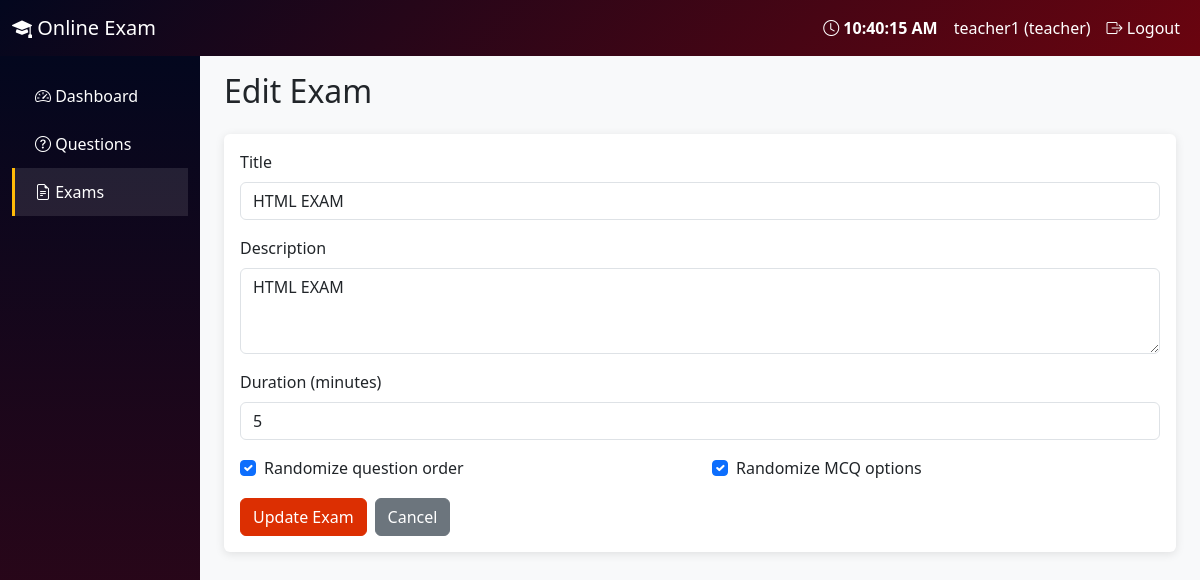
Page /teacher/exams/1/edit/ (signed in) on the committed database.
### myapp/models.py (models this page shows, shortened)
class UserProfile(models.Model):
    ROLE_CHOICES = [
        ('teacher', 'Teacher'),
        ('student', 'Student'),
    ]
    user = models.OneToOneField(User, on_delete=models.CASCADE, related_name='profile')
    role = models.CharField(max_length=10, choices=ROLE_CHOICES, default='student')
    created_at = models.DateTimeField(auto_now_add=True)
    @property
    def is_teacher(self):
        return self.role == 'teacher'

class Exam(models.Model):
    teacher = models.ForeignKey(User, on_delete=models.CASCADE, related_name='exams')
    title = models.CharField(max_length=200)
    description = models.TextField(blank=True)
    duration_minutes = models.PositiveIntegerField(default=60)
    start_time = models.DateTimeField(null=True, blank=True)
    end_time = models.DateTimeField(null=True, blank=True)
    is_published = models.BooleanField(default=False)
    randomize_questions = models.BooleanField(default=True)
    randomize_options = models.BooleanField(default=True)
    created_at = models.DateTimeField(auto_now_add=True)

### myapp/views.py (the view, shortened to what this page needs)
# urls.py: path('teacher/exams/<int:pk>/edit/', views.teacher_exam_form, name='teacher_exam_edit'),
@login_required
def teacher_exam_form(request, pk=None):
    if not is_teacher(request.user):
        return redirect('student_dashboard')
    exam = None
    if pk:
        exam = get_object_or_404(Exam, pk=pk, teacher=request.user)
    return render(request, 'myapp/teacher/exam_form.html', {'exam': exam})

### myapp/views.py (called while the page is built)
def is_teacher(user):
    return hasattr(user, 'profile') and user.profile.is_teacher

### templates/myapp/teacher/exam_form.html (shortened to what this page needs)
{% extends 'myapp/teacher/base.html' %}
{% block content %}
<h2 class="mb-4">{% if exam %}Edit{% else %}Create{% endif %} Exam</h2>
<div class="card">
    <div class="card-body">
        <form method="post">
            <div class="mb-3">
                <label class="form-label">Title</label>
                <input type="text" name="title" class="form-control" value="{{ exam.title|default:'' }}" required>
            </div>
            <div class="mb-3">
                <label class="form-label">Description</label>
                <textarea name="description" class="form-control" rows="3">{{ exam.description|default:'' }}</textarea>
            </div>
            <div class="mb-3">
                <label class="form-label">Duration (minutes)</label>
                <input type="number" name="duration_minutes" class="form-control" value="{{ exam.duration_minutes|default:60 }}" min="1" required>
            </div>
            <div class="row mb-3">
                <div class="col-md-6">
                    <div class="form-check">
                        <input type="checkbox" name="randomize_questions" class="form-check-input" id="randomizeQ" {% if exam.randomize_questions or not exam %}checked{% endif %}>
                        <label class="form-check-label" for="randomizeQ">Randomize question order</label>
                    </div>
                </div>
                <div class="col-md-6">
                    <div class="form-check">
                        <input type="checkbox" name="randomize_options" class="form-check-input" id="randomizeO" {% if exam.randomize_options or not exam %}checked{% endif %}>
                        <label class="form-check-label" for="randomizeO">Randomize MCQ options</label>
                    </div>
                </div>
            </div>
            <div class="d-flex gap-2">
                <button type="submit" class="btn btn-primary">{% if exam %}Update{% else %}Create{% endif %} Exam</button>
                <a href="{% url 'teacher_exams' %}" class="btn btn-secondary">Cancel</a>
            </div>
        </form>
    </div>
</div>
{% endblock %}

### templates/base.html (shortened to what this page needs)
<!DOCTYPE html>
<html lang="en">
<head>
    <link href="https://cdn.jsdelivr.net/npm/bootstrap@5.3.0/dist/css/bootstrap.min.css" rel="stylesheet">
    <link href="https://cdn.jsdelivr.net/npm/bootstrap-icons@1.10.0/font/bootstrap-icons.css" rel="stylesheet">
</head>
<body>
    {% block body %}
    <nav class="navbar navbar-expand-lg navbar-dark">
        <div class="container-fluid">
            <a class="navbar-brand" href="{% url 'dashboard_redirect' %}">
                <i class="bi bi-mortarboard-fill"></i> Online Exam
            </a>
            <div class="navbar-nav ms-auto">
                <span class="nav-link" id="currentTime" style="font-weight: bold; color: var(--color-10);">
                    <i class="bi bi-clock"></i> <span id="timeDisplay">--:--:--</span>
                </span>
                {% if user.is_authenticated %}
                <span class="nav-link">{{ user.username }} ({{ user.profile.role }})</span>
                <a class="nav-link" href="{% url 'logout' %}"><i class="bi bi-box-arrow-right"></i> Logout</a>
                {% endif %}
            </div>
        </div>
    </nav>
    <div class="container-fluid">
        <div class="row">
            {% block sidebar %}{% endblock %}
            <main class="col-md-9 col-lg-10 px-4 py-3">
                {% block content %}{% endblock %}
            </main>
        </div>
    </div>
    {% endblock %}
</body>
</html>

### templates/base.html (style rules this page uses)
:root { --color-1: #03071e; --color-2: #370617; --color-3: #6a040f; --color-4: #9d0208; --color-5: #d00000; --color-6: #dc2f02; --color-7: #e85d04; --color-8: #f48c06; --color-9: #faa307; --color-10: #ffba08; }
body { background-color: #f8f9fa; font-family: 'Segoe UI', sans-serif; }
.navbar { background: linear-gradient(135deg, var(--color-1), var(--color-3)) !important; }
.navbar-brand, .nav-link { color: #fff !important; }
.btn-primary { background: var(--color-6); border-color: var(--color-6); }
.card { border: none; box-shadow: 0 2px 10px rgba(0,0,0,0.1); }
a { color: var(--color-6); }

### rows in the picture
Exam: title "HTML EXAM", description "HTML EXAM", duration_minutes "5", randomize_questions "☑", randomize_options "☑"

### other values in the picture
{{ user.username }} "teacher1"
{{ user.profile.role }} "teacher"
